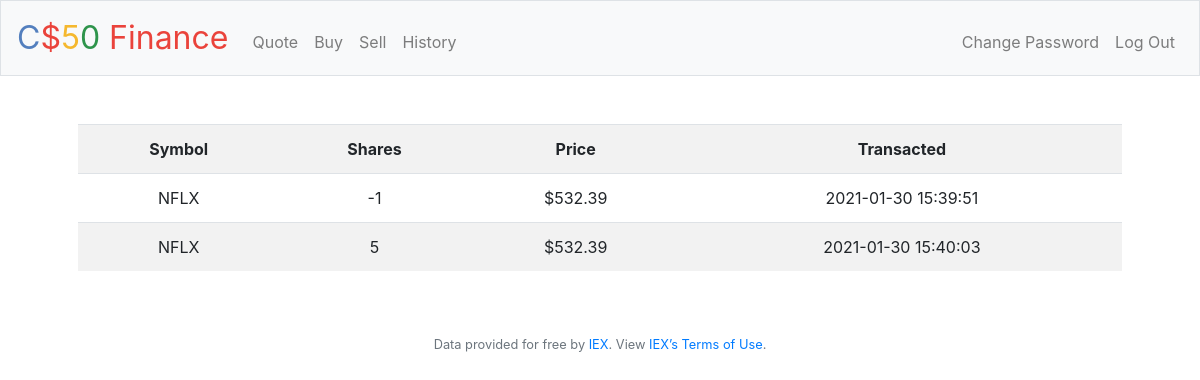
Screenshot of /history (signed in) with the database file from the repository.
### tables this page shows
CREATE TABLE history (id INTEGER PRIMARY KEY, userID INTEGER, symbol TEXT NOT NULL, shares INTEGER, price NUMERIC, transacted DATETIME, FOREIGN KEY (userID) REFERENCES users(id));

### application.py (the view)
@app.route("/history")
@login_required
def history():
    table=db.execute("SELECT symbol, shares, price, transacted FROM history WHERE userID=:userID", userID=session["user_id"])
    return render_template("history.html", history=table)

### application.py (called while the page is built)
@app.after_request
def after_request(response):
    response.headers["Cache-Control"] = "no-cache, no-store, must-revalidate"
    response.headers["Expires"] = 0
    response.headers["Pragma"] = "no-cache"
    return response

### helpers.py (called while the page is built)
def login_required(f):
    @wraps(f)
    def decorated_function(*args, **kwargs):
        if session.get("user_id") is None:
            return redirect("/login")
        return f(*args, **kwargs)
    return decorated_function

### templates/history.html (shortened to what this page needs)
{% extends "layout.html" %}
{% block main %}
    <table class="table table-striped">
        <tr>
            <th>Symbol</th>
            <th>Shares</th>
            <th>Price</th>
            <th>Transacted</th>
        </tr>
        {% for row in history %}
            <tr>
                {% for (key, value) in row.items() %}
                    {% if key == "price" %}
                        <td>${{ "%.2f" % value }}</td>
                    {% else %}
                        <td>{{ value }}</td>
                    {% endif %}
                {% endfor %}
            </tr>
        {% endfor %}
    </table>
{% endblock %}

### rows the page displays
history: symbol "NFLX", row "-1", price "532.39", transacted "2021-01-30 15:39:51"
history: symbol "NFLX", row "5", price "532.39", transacted "2021-01-30 15:40:03"
